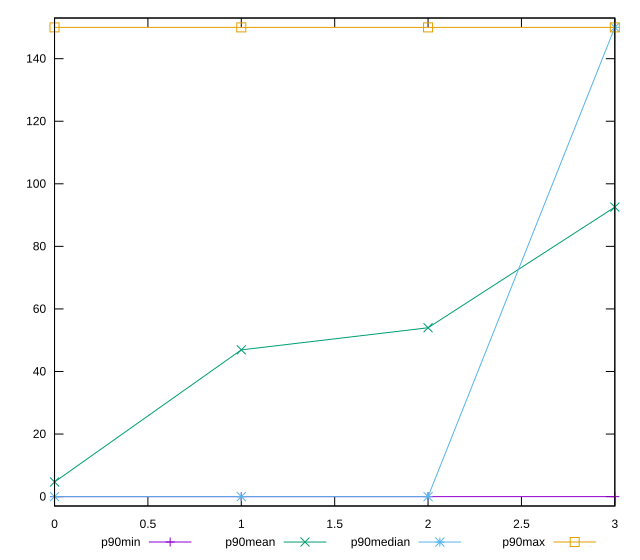

gnuplot code for this plot:
reset

$p90Min <<EOF
0 0
1 0
2 0
3 0
EOF

$p90Mean <<EOF
0 4.680851063829787
1 46.91489361702128
2 53.97849462365591
3 92.55319148936171
EOF

$p90Median <<EOF
0 0
1 0
2 0
3 150
EOF

$p90Max <<EOF
0 150
1 150
2 150
3 150
EOF

set key outside below
set xrange [0:3]
set yrange [-3:153]
set trange [-3:153]
set terminal svg size 640, 560 enhanced background rgb 'white'
set output "report/report_00029_2021-02-24T13-36-40.390Z/unminified-javascript/progression/value.svg"

plot $p90Min title "p90min" with linespoints, \
     $p90Mean title "p90mean" with linespoints, \
     $p90Median title "p90median" with linespoints, \
     $p90Max title "p90max" with linespoints

reset
